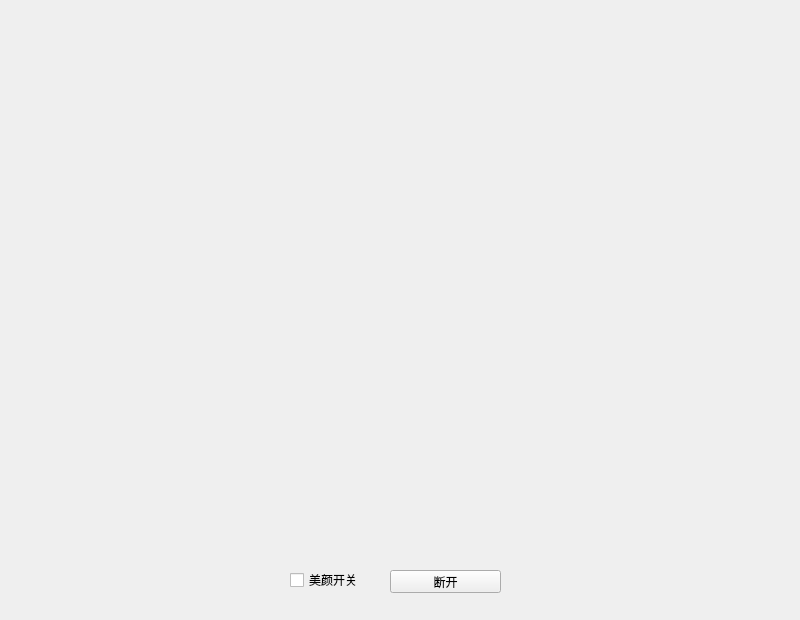
<?xml version="1.0" encoding="UTF-8"?>
<ui version="4.0">
 <class>MainWindow</class>
 <widget class="QMainWindow" name="MainWindow">
  <property name="geometry">
   <rect>
    <x>0</x>
    <y>0</y>
    <width>800</width>
    <height>620</height>
   </rect>
  </property>
  <property name="minimumSize">
   <size>
    <width>800</width>
    <height>620</height>
   </size>
  </property>
  <property name="maximumSize">
   <size>
    <width>800</width>
    <height>620</height>
   </size>
  </property>
  <property name="windowTitle">
   <string>MainWindow</string>
  </property>
  <widget class="QWidget" name="centralwidget">
   <widget class="QPushButton" name="disconnectBtn">
    <property name="geometry">
     <rect>
      <x>390</x>
      <y>570</y>
      <width>111</width>
      <height>23</height>
     </rect>
    </property>
    <property name="text">
     <string>断开</string>
    </property>
   </widget>
   <widget class="QWidget" name="layoutWidget">
    <property name="geometry">
     <rect>
      <x>0</x>
      <y>0</y>
      <width>801</width>
      <height>561</height>
     </rect>
    </property>
    <layout class="QGridLayout" name="gridLayout">
     <property name="spacing">
      <number>2</number>
     </property>
     <item row="0" column="0">
      <widget class="VideoWidget" name="video_1" native="true">
       <property name="enabled">
        <bool>true</bool>
       </property>
      </widget>
     </item>
     <item row="1" column="0">
      <widget class="VideoWidget" name="video_3" native="true"/>
     </item>
     <item row="1" column="1">
      <widget class="VideoWidget" name="video_4" native="true"/>
     </item>
     <item row="0" column="1">
      <widget class="VideoWidget" name="video_2" native="true"/>
     </item>
    </layout>
   </widget>
   <widget class="QCheckBox" name="checkBox">
    <property name="geometry">
     <rect>
      <x>290</x>
      <y>570</y>
      <width>71</width>
      <height>20</height>
     </rect>
    </property>
    <property name="text">
     <string>美颜开关</string>
    </property>
    <property name="checked">
     <bool>false</bool>
    </property>
   </widget>
  </widget>
 </widget>
 <customwidgets>
  <customwidget>
   <class>VideoWidget</class>
   <extends>QWidget</extends>
   <header location="global">videowidget.h</header>
   <container>1</container>
  </customwidget>
 </customwidgets>
 <resources/>
 <connections/>
</ui>
